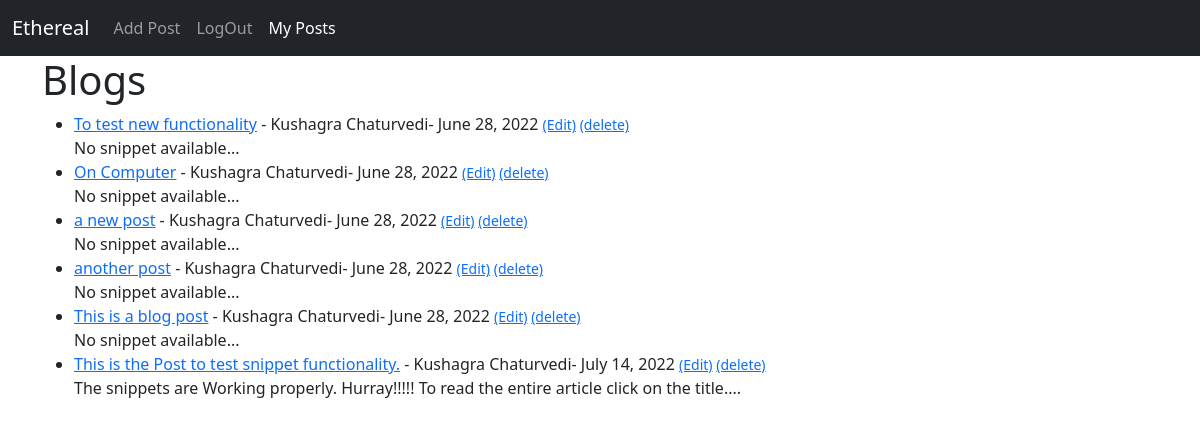
The app's page /Kush/MyPosts (signed in) with its own data.
### Blog/models.py (models this page shows, shortened)
class Post(models.Model):
	title = models.CharField(max_length = 255)
	author = models.ForeignKey(User, on_delete = models.CASCADE)
	body = RichTextField(blank=True , null=True)
	post_date = models.DateField(auto_now_add=True)
	category = models.CharField(max_length = 255, default="Coding")
	snippet = models.TextField(default = 'No snippet available')
	likes = models.ManyToManyField(User, related_name='blog_post')

### Blog/views.py (the view)
# urls.py: path('<str:user>/MyPosts', views.MyPosts.as_view(), name='my_posts'),
class MyPosts(ListView):
	model = Post
	template_name = 'my_posts.html'

### Blog/templates/my_posts.html (shortened to what this page needs)
{% extends 'blog_base.html' %}
{% block content %}
	<div class = 'container'>
		<h1>Blogs</h1>
		<ul>
			{% for post in object_list %}
				{% if post.author.id == user.id %}
					<li>
						<a href="{% url 'article_detail' post.pk %}">{{post.title}}</a> - {{post.author.get_full_name}}- {{post.post_date}}
						{% if user.is_authenticated %}
							<small>
							<a href="{% url 'edit' post.pk %}">(Edit)</a>
							<a href="{% url 'delete' post.pk %}">(delete)</a>
							</small>
						{% endif %}
						<br>
						{{post.snippet|safe}}...
					</li>
				{% endif %}
			{% endfor %}
		</ul>
	</div>
{% endblock %}

### records on screen
Post: title "To test new functionality", author.get_full_name "Kushagra Chaturvedi", post_date "June 28, 2022", snippet "No snippet available"
Post: title "On Computer", author.get_full_name "Kushagra Chaturvedi", post_date "June 28, 2022", snippet "No snippet available"
Post: title "a new post", author.get_full_name "Kushagra Chaturvedi", post_date "June 28, 2022", snippet "No snippet available"
Post: title "another post", author.get_full_name "Kushagra Chaturvedi", post_date "June 28, 2022", snippet "No snippet available"
Post: title "This is a blog post", author.get_full_name "Kushagra Chaturvedi", post_date "June 28, 2022", snippet "No snippet available"
Post: title "This is the Post to test snippet functionality.", author.get_full_name "Kushagra Chaturvedi", post_date "July 14, 2022", snippet "The snippets are Working properly. Hurray!!!!! To read the entire article click on the title."
